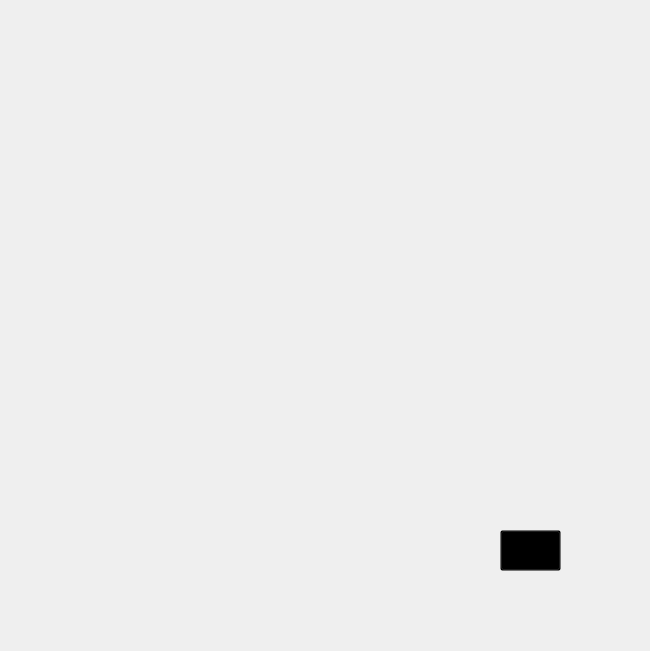
<?xml version="1.0" encoding="UTF-8"?>
<ui version="4.0">
 <class>MainWindow</class>
 <widget class="QMainWindow" name="MainWindow">
  <property name="geometry">
   <rect>
    <x>0</x>
    <y>0</y>
    <width>650</width>
    <height>651</height>
   </rect>
  </property>
  <property name="minimumSize">
   <size>
    <width>650</width>
    <height>650</height>
   </size>
  </property>
  <property name="windowTitle">
   <string>MainWindow</string>
  </property>
  <widget class="QWidget" name="centralwidget">
   <widget class="QLabel" name="label">
    <property name="geometry">
     <rect>
      <x>0</x>
      <y>0</y>
      <width>650</width>
      <height>650</height>
     </rect>
    </property>
    <property name="minimumSize">
     <size>
      <width>650</width>
      <height>650</height>
     </size>
    </property>
    <property name="text">
     <string/>
    </property>
    <property name="pixmap">
     <pixmap resource="telasa.qrc">:/oalheiro/palheiro.jpg</pixmap>
    </property>
    <property name="scaledContents">
     <bool>true</bool>
    </property>
   </widget>
   <widget class="QPushButton" name="trollButton">
    <property name="geometry">
     <rect>
      <x>500</x>
      <y>530</y>
      <width>61</width>
      <height>41</height>
     </rect>
    </property>
    <property name="styleSheet">
     <string notr="true">background-color: rgba(0,0,0,0);</string>
    </property>
    <property name="text">
     <string/>
    </property>
   </widget>
  </widget>
 </widget>
 <resources>
  <include location="telasa.qrc"/>
 </resources>
 <connections/>
</ui>
